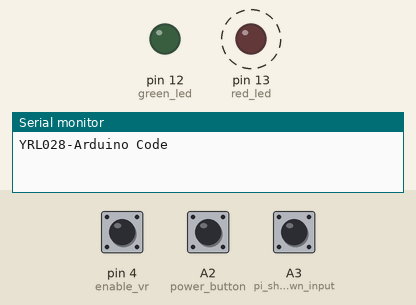
This sketch was run on a simulated Arduino Nano, built with avr-gcc and run on an emulated ATmega328P. Shown: output pins drawn as LEDs (lit = HIGH), the last lines printed to the serial monitor. Dashed ring = blinking. The inputs (shaded band) are chosen by the test bench; at power-on: A3 (pi_shutdown_input) HIGH, A2 (power_button) HIGH, pin 4 (enable_vr) HIGH.

Above: at 1.2 s.
1.3 s: A3 (pi_shutdown_input) pulled LOW for 0.15 s
At 2.8 s:
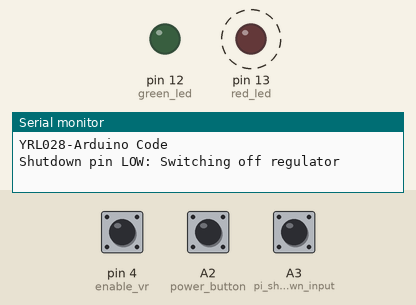
4.4 s: A2 (power_button) pulled LOW for 0.15 s
At 4.76 s:
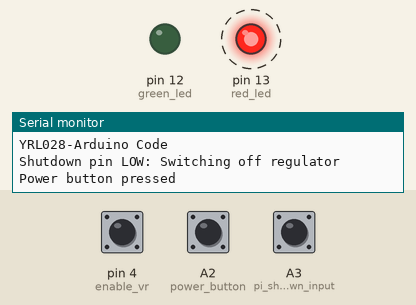
Timing chart, 0 to 16.4 s (numbered marks = the images above; inputs shaded):
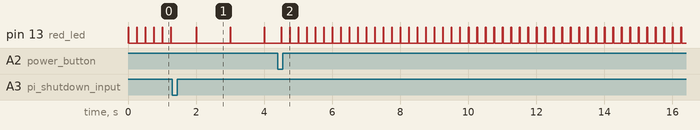

Measured:
- after the input at 1.3 s, pin 13 (red_led): alternates HIGH for 0.02 s and LOW for 0.98 s, starting after 0.70 s
- after the input at 4.4 s, pin 13 (red_led): alternates HIGH for 0.02 s and LOW for 0.23 s, starting after 0.10 s
- by itself, pin 13 (red_led): alternates HIGH for 0.02 s and LOW for 0.23 s

The sketch:

yrl028_arduino.ino
```cpp
#include <Wire.h>

const int i2c_slave_address = 0x57;
const int power_led = A6;
const int red_led = 13;
const int green_led = 12;
const int enable_vr = 4;
const int pi_shutdown_input = A3;
const int power_button = A2;

const int SWITCH_OFF = 0;
const int POWER_OFF = 1;
const int WAITING_FOR_BOOT = 2;

unsigned long startMillis;

int power_state = 0;

void check_for_shutdown() {
   //Pin pi_shutdown_input will be HIGH unless shutdown has been triggered on Pi
   if(digitalRead(pi_shutdown_input) == LOW){
    Serial.println(F("Shutdown pin LOW: Switching off regulator"));
    pinMode(enable_vr, OUTPUT);
    digitalWrite(enable_vr,LOW);
    power_state = POWER_OFF;
   }
}

boolean check_switch() {
    pinMode(enable_vr, INPUT_PULLUP);
    boolean switch_state = digitalRead(enable_vr);
    if(switch_state == LOW) power_state = SWITCH_OFF;
    return switch_state;
}

void i2c_receive_event(int howMany) {
  Serial.println(howMany);
  while (1 < Wire.available()) { // loop through all but the last
    char c = Wire.read(); // receive byte as a character
    Serial.print(c);
  }
  Serial.println(" - i2c data");
}

void i2c_request_event() {
  Serial.println("Request event");
}

void setup() {
  // Setup serial console
  Serial.begin(57600);
  Serial.println(F("YRL028-Arduino Code"));
  // Setup LEDs
  pinMode(power_led, OUTPUT);
  pinMode(red_led, OUTPUT);
  pinMode(green_led, OUTPUT);
  pinMode(pi_shutdown_input, INPUT_PULLUP);
  pinMode(power_button, INPUT_PULLUP);
  //Check state of enable_vr line; if switch is closed (off) it will read a zero
  if(check_switch())power_state = WAITING_FOR_BOOT;
  Wire.begin(i2c_slave_address);
  Wire.onRequest(i2c_request_event);
  Wire.onReceive(i2c_receive_event);
  startMillis = millis();
}

void loop() {
  unsigned long currentMillis = millis() - startMillis;
  if(currentMillis > 1000) currentMillis = currentMillis % 1000;
  switch(power_state){
    case SWITCH_OFF:
      if(digitalRead(red_led)){
         if (currentMillis > 20) digitalWrite(red_led,0);
      }else if (currentMillis < 21) digitalWrite(red_led,1);
      if(check_switch())power_state = WAITING_FOR_BOOT;
      break;
    case POWER_OFF:
      //In POWER_OFF state we have the VR disabled; check power button
      if(digitalRead(red_led)){
         if (currentMillis > 20) digitalWrite(red_led,0);
      }else if (currentMillis < 21) digitalWrite(red_led,1);
      if(digitalRead(power_button)==LOW){
        Serial.println("Power button pressed");
        //Running check_switch() turns enable_vr back into input, turning on power if switch is open
        if(check_switch())power_state = WAITING_FOR_BOOT;
      }
      break;
    case WAITING_FOR_BOOT:
      if(digitalRead(red_led)){
         if (currentMillis % 250 > 20) digitalWrite(red_led,0);
      }else if (currentMillis % 250 < 21) digitalWrite(red_led,1);
      check_switch();
      check_for_shutdown();
      break;
  }
}
```

comms.cpp
```cpp
// (licence header left out)
#include "yrl028.h"

//Serial variables
const byte numChars = 32;  //Size of serial string buffer (-1)
char received[numChars];  //Stores the received serial data
char i2c_received[numChars];
char i2c_received_length = 0;
char i2c_register;
boolean new_i2c_data = false;
boolean non_displayed_i2c_data = false;

boolean new_data = false;
int parsed_value = 0;

void i2c_receive_event(int howMany) {
  //static byte ndx = 0;
  byte ndx = 0;
  i2c_register = Wire.read();
  if (howMany > 1) {
    while (Wire.available()) { // loop through all but the last
      i2c_received[ndx] = Wire.read();
      ndx++;
    }
  }
  i2c_received_length = ndx;
  new_i2c_data = true;
  non_displayed_i2c_data = true;
    switch(i2c_register){
      case 5: if(i2c_received_length == 1){
        int speed = ((int)i2c_received[0] + 128) << 1;
        if(speed > 255) speed -= 512;
        set_motor1_speed(speed);
        Serial.print("M1:");
        Serial.println(speed);
      }
        break;
      case 6: if(i2c_received_length == 1){
        int speed = ((int)i2c_received[0] + 128) << 1;
        if(speed > 255) speed -= 512;
        set_motor2_speed(speed);
        Serial.print("M2:");
        Serial.println(speed);
      }
        break;
      case 7: if(i2c_received_length == 2){
        int speed1 = ((int)i2c_received[0]+128) << 1;
        int speed2 = ((int)i2c_received[1]+128) << 1;
        if(speed1 > 255) speed1 = speed1 - 512;
        if(speed2 > 255) speed2 = speed2 - 512;
        set_motor_speeds(speed1,speed2);
        Serial.print("M1:");
        Serial.print(speed1);
        Serial.print(" M2:");
        Serial.println(speed2);
      }
        break;
      };
}

void process_i2c_data() {
//  if (non_displayed_i2c_data) {
//
//    }
//    Serial.print("I2C Receive - ");
//    Serial.print(i2c_register, HEX);
//    if (i2c_received_length == 0) {
//      Serial.println(" - No data");
//    } else {
//      Serial.print(" - ");
//      Serial.print(i2c_received_length, HEX);
//      Serial.print(" [0x");
//      for (byte i = 0; i < i2c_received_length; i++) {
//        Serial.print(i2c_received[i], HEX);
//        if (i + 1 < i2c_received_length) {
//          Serial.print(",0x");
//        }
//      }
//      Serial.println("]");
//    }
//  }
  non_displayed_i2c_data = false;
}

void write_long(int32_t value){
     byte m_array[4];
     m_array[0]=(value >> 24) & 0xFF;
     m_array[1]=(value >> 16) & 0xFF;
     m_array[2]=(value >> 8) & 0xFF;
     m_array[3]=value & 0xFF;
     Wire.write(m_array,4);
}

void i2c_request_event() {
  if (!new_i2c_data || i2c_received_length > 0) {
    Serial.println("Invalid i2c request");
  } else {
    switch (i2c_register) {
      case 0: Wire.write("yrl028"); break;
      case 1: write_long(enc_1_count); break;
      case 2: write_long(enc_2_count); break;
      case 3: write_long(enc_1_cumulative); break;
      case 4: write_long(enc_2_cumulative); break;
    }
    new_i2c_data = false;
  }
}

void check_serial_for_data() {
  static byte ndx = 0;
  char endMarker = '\n';
  char rc;
  while (Serial.available() > 0 && new_data == false) {
    rc = Serial.read();
    if (rc != endMarker) {
      received[ndx] = rc;
      ndx++;
      if (ndx >= numChars) {
        ndx = numChars - 1;
      }
    }
    else {
      received[ndx] = '\0'; // terminate the string
      ndx = 0;
      new_data = true;
      Serial.print("Data received:");
      Serial.println(received);
    }
  }
}

boolean parse_integer_from_serial(int low_limit, int high_limit) {
  char * submessage = received + 1;
  int value;
  value = atoi (submessage); //Read integer from string [note this will like return 0 for invalid strings]
  if (value <= high_limit && value >= low_limit) {
    parsed_value = value;
    return true;
  }
  return false;
}

void process_serial_data() {
  if (new_data == true) {
    Serial.println("Received");
    boolean ok = true;
    boolean show_value = true;
    switch (received[0])
    {
      case 'i': Serial.print("Left:");
        Serial.print(enc_1_count);
        Serial.print(" [");
        Serial.print(enc_1_cumulative);
        Serial.print("]  Right:");
        Serial.print(enc_2_count);
        Serial.print(" [");
        Serial.print(enc_2_cumulative);
        Serial.println("]");
        break;
      case 'l': if (parse_integer_from_serial(-255, 255)) set_motor1_speed(parsed_value); else ok = false; break;
      case 'r': if (parse_integer_from_serial(-255, 255)) set_motor2_speed(parsed_value); else ok = false; break;
      case 'f': if (parse_integer_from_serial(-255, 255)) {
          set_motor1_speed(parsed_value);
          set_motor2_speed(parsed_value);
        } else ok = false; break;
      case 'b': brake(); show_value = false; break; //brake!
      //case 'q': toggle_user_led(); show_value=false; break;
      //case 'w': toggle_boot_led(); show_value=false; break;
      case 't': if (parse_integer_from_serial(30, 10000)) tone(buzzer, parsed_value); else ok = false; break;
      case 'y': noTone(buzzer); show_value = false; break;
      case 'x': brake(); noTone(buzzer); show_value = false;  break;
      case 'z': reset_encoders(); break;
      default: ok = false;

    }

    /**
       Serial commands:

       i [-----------]: Display encoder values
       l [-255 to 255]: Set left motor speed
       r [-255 to 255]: Set right motor speed
       f [-255 to 255]: Set both motor speeds
       b [-----------]: Brake motors
       q [-----------]: Toggle user LED
       w [-----------]: Toggle boot LED
       t [30 to 10000]: Play a tone at given frequency
       y [-----------]: Stop playing tone
       m [-255 to 255]: Set running mode [0 - 5 are active modes]
       x [-----------]: Brake motors and stop active mode
       z [-----------]: Reset wheel encoders
    */

    if (debug) {
      if (ok) {
        Serial.print(F("Message: "));
        Serial.print(received[0]);
        if (show_value)Serial.print(parsed_value);
        Serial.println();
      } else {
        Serial.print(F("ERROR: Invalid message "));
        Serial.println(received);
      }
    }
    new_data = false;
  }
}
```

comms.h
```cpp
// (licence header left out)
#ifndef COMMS_H
#define COMMS_H

#include "yrl028.h"

void i2c_request_event(void);
void i2c_receive_event(int howMany);
void check_serial_for_data(void);
void process_serial_data(void);
void process_i2c_data(void);
boolean parse_integer_from_serial(int low_limit, int high_limit);

#endif
```

motors.cpp
```cpp
// (licence header left out)
#include "yrl028.h"


volatile long enc_1_count = 0;
volatile long enc_2_count = 0;
volatile long enc_1_cumulative = 0;
volatile long enc_2_cumulative = 0;

void setPwmFrequency(int divisor) {
 byte mode;
 switch(divisor) {
      case 1: mode = 0x01; break;
      case 8: mode = 0x02; break;
      case 64: mode = 0x03; break;
      case 256: mode = 0x04; break;
      case 1024: mode = 0x05; break;
      default: return;
    }
 TCCR1B = TCCR1B & 0b11111000 | mode;
}

void setup_motors(){
  setPwmFrequency(2);
  pinMode(motor_1_f, OUTPUT);
  pinMode(motor_1_r, OUTPUT);
  pinMode(motor_2_f, OUTPUT);
  pinMode(motor_2_r, OUTPUT);
  pinMode(motor_1_pwm, OUTPUT);
  pinMode(motor_2_pwm, OUTPUT);
  pinMode(motor_1_int, INPUT);
  pinMode(motor_1_dir, INPUT);
  pinMode(motor_2_int, INPUT);
  pinMode(motor_2_dir, INPUT);
  digitalWrite(motor_2_f, 0);
  digitalWrite(motor_2_r, 0);
  analogWrite(motor_2_pwm, 0);
  digitalWrite(motor_1_f, 0);
  digitalWrite(motor_1_r, 0);
  analogWrite(motor_1_pwm, 0);
  attachInterrupt(digitalPinToInterrupt(motor_1_int),enc_1_ISR,CHANGE);
  attachInterrupt(digitalPinToInterrupt(motor_2_int),enc_2_ISR,CHANGE);
}

void set_motor_speeds(int speed1, int speed2){
   set_motor1_speed(speed1);
   set_motor2_speed(speed2);
}

void set_motor1_speed(int speed) {
  if (speed > 0) {
    speed += motor_stall_offset;
    if (speed > 255)speed = 255;
    digitalWrite(motor_1_f, invert_motors);
    digitalWrite(motor_1_r, 1 - invert_motors);
    analogWrite(motor_1_pwm, speed);
  } else {
    if (speed == 0) {
      digitalWrite(motor_1_f, 0);
      digitalWrite(motor_1_r, 0);
    } else {
      speed = motor_stall_offset - speed;

      if (speed > 255)speed = 255;
      digitalWrite(motor_1_f, 1 - invert_motors);
      digitalWrite(motor_1_r, invert_motors);
      analogWrite(motor_1_pwm, speed);
    }
  }
}

void set_motor2_speed(int speed) {
  if (speed > 0) {
    speed += motor_stall_offset;
    if (speed > 255)speed = 255;
    digitalWrite(motor_2_f, 1 - invert_motors);
    digitalWrite(motor_2_r, invert_motors);
    analogWrite(motor_2_pwm, speed);
  } else {
    if (speed == 0) {
      digitalWrite(motor_2_f, 0);
      digitalWrite(motor_2_r, 0);
    } else {
      speed = motor_stall_offset - speed;
      if (speed > 255)speed = 255;
      digitalWrite(motor_2_f, invert_motors);
      digitalWrite(motor_2_r, 1 - invert_motors);
      analogWrite(motor_2_pwm, speed);
    }
  }
}

void brake_motor1() {
  digitalWrite(motor_1_f, 1);
  digitalWrite(motor_1_r, 1);
}

void brake_motor2() {
  digitalWrite(motor_2_f, 1);
  digitalWrite(motor_2_r, 1);
}
void brake() {
  brake_motor1();
  brake_motor2();
}

void stop_motors() {
  set_motor1_speed(0);
  set_motor2_speed(0);
}


void enc_1_ISR() {
  boolean a = digitalRead(motor_1_int);
  boolean b = digitalRead(motor_1_dir);
  if(a==b) enc_1_count--;
  else enc_1_count++;
  enc_1_cumulative++;
}

void enc_2_ISR() {
  boolean a = digitalRead(motor_2_int);
  boolean b = digitalRead(motor_2_dir);
  if(a==b) enc_2_count++;
  else enc_2_count--;
  enc_2_cumulative++;
}

void reset_encoders() {
  enc_1_count=0;
  enc_2_count=0;
  enc_1_cumulative=0;
  enc_2_cumulative=0;
}
```

motors.h
```cpp
// (licence header left out)
#ifndef MOTORS_H
#define MOTORS_H

#include "yrl028.h"

// Pin assignments
const int motor_1_pwm = 9;              // D9=12
const int motor_1_f = 5;                // D5=8
const int motor_1_r = 6;                // D6=9
const int motor_2_pwm = 10;             // D10=13
const int motor_2_f = 7;                // D7=10
const int motor_2_r = 8;                // D8=11
const int motor_1_int = 2;  //Output A of Motor 1 Encoder
const int motor_2_int = 3;  //Output A of Motor 2 Encoder
const int motor_1_dir = A0; //Output B of Motor 1 Encoder
const int motor_2_dir = A1; //Output B of Motor 2 Encoder

// Function prototypes
void setPwmFrequency(int divisor);
void set_motor_speeds(int speed1, int speed2);
void set_motor1_speed(int speed);
void set_motor2_speed(int speed);
void brake(void);
void brake_motor1(void);
void brake_motor2(void);
void stop_motors(void);
void setup_motors(void);
void enc_1_ISR(void);
void enc_2_ISR(void);
void reset_encoders(void);

#endif
```

piezo.cpp
```cpp
// (licence header left out)
#include "yrl028.h"

/**
*  Play a quick intro of the Mario theme
*/
void play_mario() {
  //[E5 E5 E5 C5 E5 G5 G4]
  //  static int mario[7][3] = {{660,70,100},{660,70,200},{660,70,200},{523,70,66},{660,70,200},{784,70,350},{392,70,400}};
  static int mario[7][3] = {{1320, 70, 100}, {1320, 70, 200}, {1320, 70, 200}, {1046, 70, 66}, {1320, 70, 200}, {1568, 70, 350}, {784, 70, 400}};
  for (int i = 0; i < 7; i++) {
    tone(buzzer, mario[i][0], mario[i][1]);
    delay(mario[i][2]);
  }
}

/**
*  Play a upward [positive=true] or downward short 2-note chime
*/
void chime(boolean positive) {
  tone(buzzer, 1047, 50);
  delay(100);
  if (positive) tone(buzzer, 1568, 50);
  else tone(buzzer, 784, 50);
  delay(100);
}

/**
*  Play a short 1-note alert with delay
*/
void alert_note() {
  tone(buzzer, 784, 100);
  delay(300);
}

/**
*  Play a short 3-note alert chime
*/
void alert() {
  tone(buzzer, 784, 100);
  delay(300);
  tone(buzzer, 784, 100);
  delay(300);
  tone(buzzer, 784, 100);
  delay(300);
}
```

piezo.h
```cpp
// (licence header left out)
#ifndef PIEZO_H
#define PIEZO_H

#include "yrl028.h"

void play_mario(void);
void chime(boolean positive);
void alert_note(void);
void alert(void);

#endif
```

yrl028.h
```cpp
// (licence header left out)
#ifndef YRL028_H
#define YRL028_H

#include <Wire.h>
#include <Math.h>
#include <stdio.h>
#include <stdlib.h>
#include <string.h>
#include "Arduino.h"
#include "motors.h"
#include "comms.h"
#include "piezo.h"

const boolean debug = true;
const boolean logSerialData = false;

// Robot specific paramaters
const boolean invert_motors = true;
const int motor_stall_offset = 20;

const int i2c_slave_address = 0x57;
const int power_led = A6;
const int red_led = 13;
const int green_led = 12;
const int enable_vr = 4;
const int pi_shutdown_input = A3;
const int power_button = A2;
const int buzzer = 11;
const int battery_ref = A7;
const float battery_critical_voltage = 8.0;  //Below this voltage, hard-shutdown V.reg.

const int SWITCH_OFF = 0;
const int POWER_OFF = 1;
const int WAITING_FOR_BOOT = 2;
const int BATTERY_FLAT = 10;

//Global variables
extern volatile long enc_1_count;
extern volatile long enc_1_cumulative;
extern volatile long enc_2_count;
extern volatile long enc_2_cumulative;

float get_battery_voltage(void);
void check_for_shutdown(void);
boolean check_battery(void);
boolean check_switch(void);
void yrl028_setup(void);
void yrl028_loop(void);

#endif
```

Source omitted: yrl028.cpp (6000 bytes)
